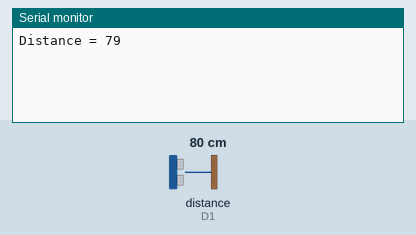
Bench run of a sketch on a simulated ESP8266 (NodeMCU). Shown: the last lines printed to the serial monitor. Wiring (inferred from the names in the program): ultrasonic range finder: trigger D2; echo D1. Inputs (shaded band) come from the test bench; at power-on: distance to the obstacle (sensor on D1) 80 cm. The echo pulse lasts 58.3 µs per cm; WiFi joins after 1.5 s; servers stay silent unless stated.

Above: at 3.0 s.
3.1 s: distance to the obstacle (sensor on D1) set to 2 cm
At 4.4 s:
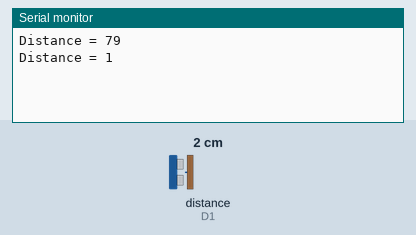
4.6 s: distance to the obstacle (sensor on D1) set to 4 cm
At 5.6 s:
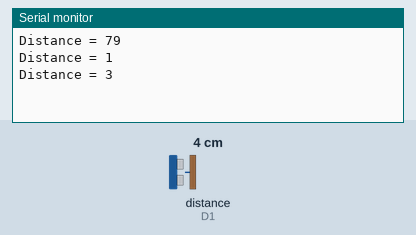
Timing chart, 0 to 7.6 s (numbered marks = the images above; inputs shaded):
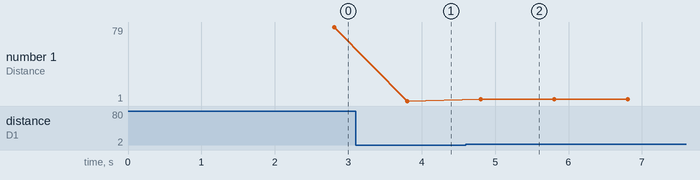

The sketch:

sketch_feb25a.ino
```cpp
#define BLYNK_PRINT Serial
#include <ESP8266WiFi.h>
#include <BlynkSimpleEsp8266.h>

#define  trig  D2
#define  echo  D1

long duration;
int distance;

// You should get Auth Token in the Blynk App.

char auth[] = "zCEJ27yqPOpIorC4_jB4bEpTFmgn56as";

// Your WiFi credentials.
// Set password to "" for open networks.
char ssid[] = "TP-Link_D456";
char pass[] = "Bishal2000";

BlynkTimer timer;

void setup()
{
  // Debug console
  pinMode(trig, OUTPUT);  // Sets the trigPin as an Output
  pinMode(echo, INPUT);   // Sets the echoPin as an Inpu
  Serial.begin(9600);
  Blynk.begin(auth, ssid, pass);

  // Setup a function to be called every second
  timer.setInterval(1000L, sendSensor);
}

void loop()
{
  Blynk.run();
  timer.run();
}
void sendSensor()
{
  digitalWrite(trig, LOW);   // Makes trigPin low
  delayMicroseconds(2);       // 2 micro second delay

  digitalWrite(trig, HIGH);  // tigPin high
  delayMicroseconds(10);      // trigPin high for 10 micro seconds
  digitalWrite(trig, LOW);   // trigPin low

  duration = pulseIn(echo, HIGH);   //Read echo pin, time in microseconds
  distance = duration * 0.034 / 2;   //Calculating actual/real distance

  Serial.print("Distance = ");        //Output distance on arduino serial monitor
  Serial.println(distance);

  if(distance <=0)
  {
    Blynk.tweet("Hand Sanitizer is working");
    Blynk.notify("Post has been twitted");
  }
  Blynk.virtualWrite(V0, distance);
  delay(10);                        //Pause for 3 seconds and start measuring distance again
}
```

Measured:
- after the input at 3.1 s, the serial monitor: prints a new line after 0.70 s (image 1)
- after the input at 4.6 s, the serial monitor: prints a new line after 0.20 s (image 2)
- plotted number 1: 79 → 1 after the input at 3.1 s, 1 → 3 after the input at 4.6 s
